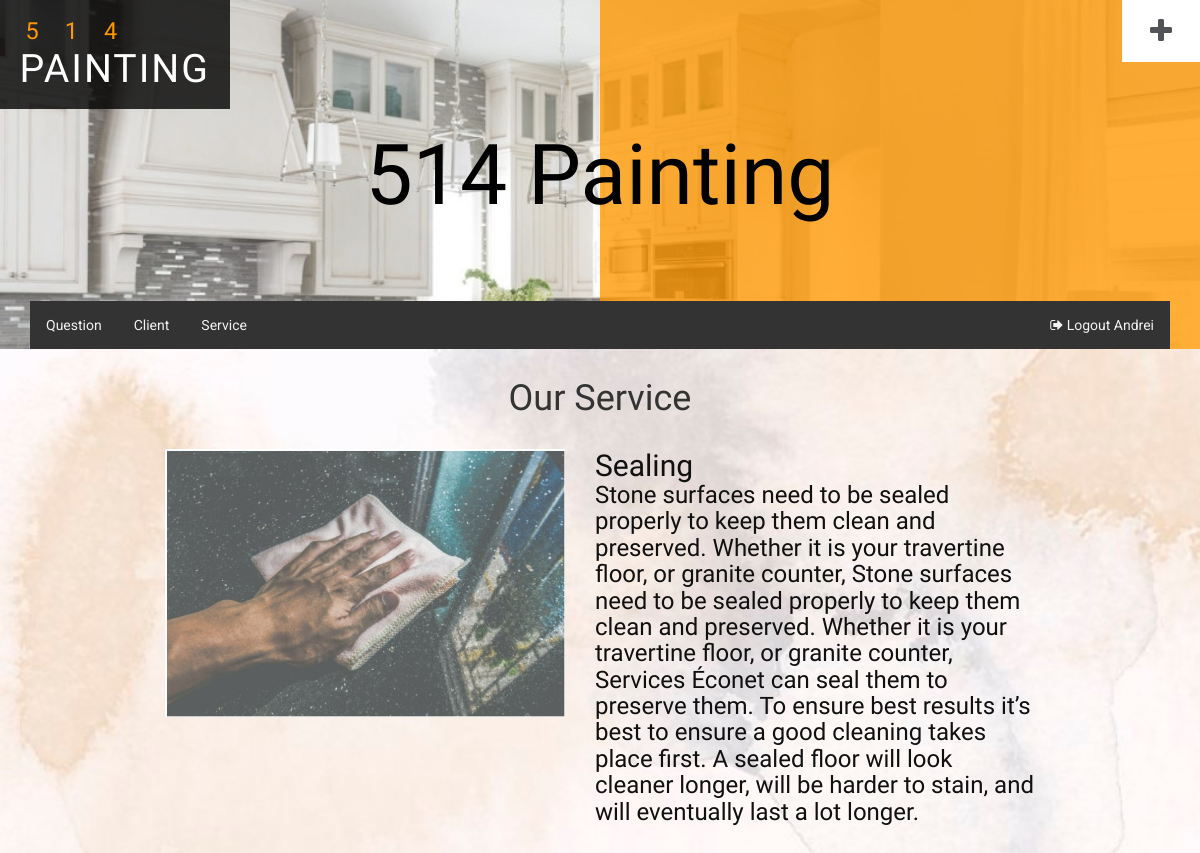
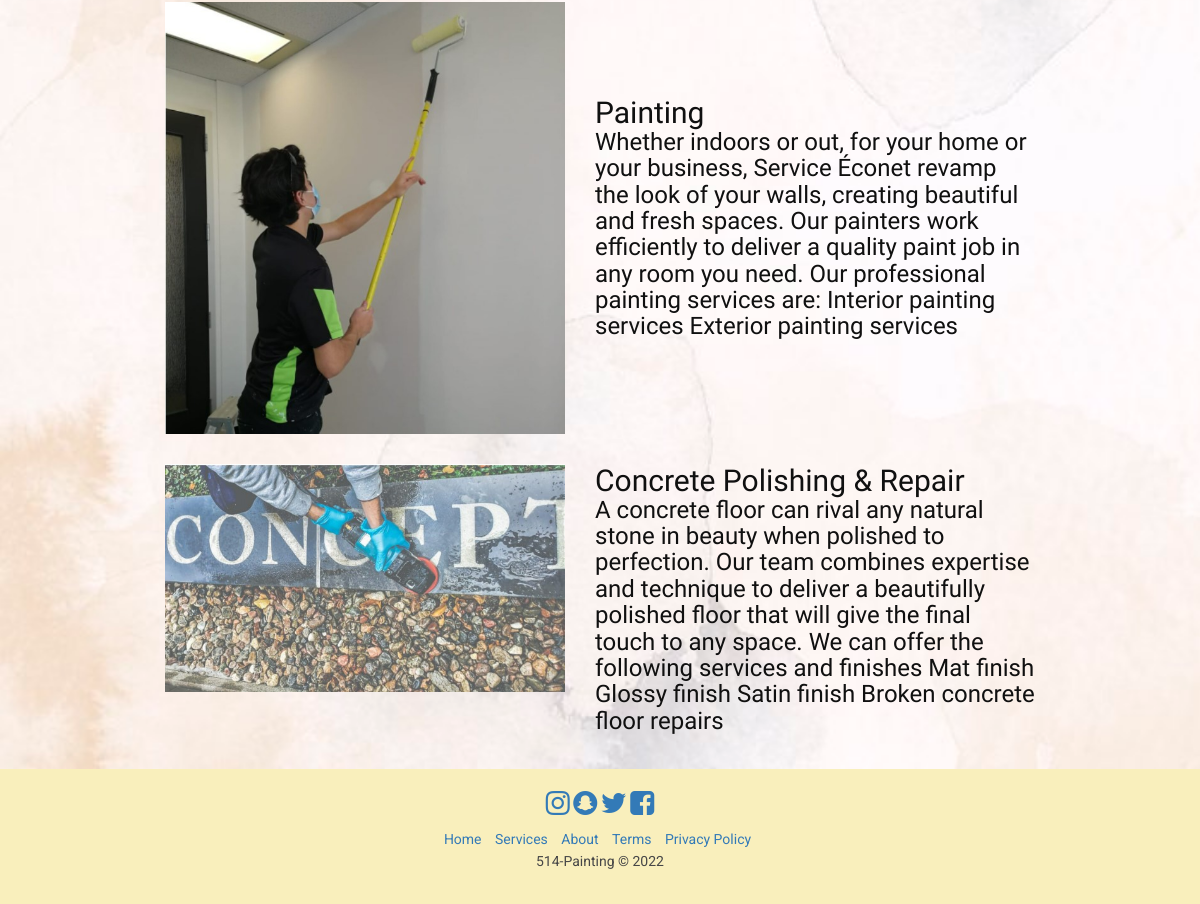
The app's page /AboutUs (signed in) with its own data (2 pictures, top to bottom).
### tables this page shows
CREATE TABLE `service` (
  `service_id` int(11) NOT NULL,
  `service_name` varchar(255) NOT NULL,
  `service_description` varchar(500) NOT NULL,
  `service_image` varchar(255) NOT NULL
);

### app/controllers/AboutUs.php (called while the page is built)
<?php
class AboutUs extends Controller {
    public function __construct()
    {
        $this->serviceModel = $this->model('serviceModel');
    }
    public function index() {
        $services = $this->serviceModel->getServices();
        $data = [
            "services" => $services
        ];
        return $this->view('AboutUs/index', $data);
    }
}

### app/core/app.php (called while the page is built, shortened)
<?php
    class App{
        protected $currentMethod = 'index';
        public function __construct()
        {
            $url = $this->parseURL();
            if(file_exists('../app/controllers/'.$url[0].'.php')){
                unset($url[0]);
            }
            $this->currentController = new $this->currentController;
            $this->params = $url ? array_values($url) : [];
            call_user_func_array([$this->currentController, $this->currentMethod], $this->params);
        }
        public function parseURL(){
            if(isset($_GET['url'])){
                $url = rtrim($_GET['url'], '/');
                $url = filter_var($url, FILTER_SANITIZE_URL);
                $url = explode('/',$url);
                return $url;
            }
        }
    }

### public/index.php (called while the page is built, shortened)
<?php
    $init = new App;
?>

### app/core/Model.php (called while the page is built, shortened)
<?php
class Model
{
    private $host = DB_HOST;
    private $user = DB_USER;
    private $pass = DB_PASS;
    private $dbname = DB_NAME;
    private $dbh;
    private $stmt;
    public function __construct()
    {
        $dsn = 'mysql:host=' . $this->host . ';dbname=' . $this->dbname;
        $options = array(
            PDO::ATTR_PERSISTENT => true,
            PDO::ATTR_ERRMODE => PDO::ERRMODE_EXCEPTION
        );
        try {
            $this->dbh = new PDO($dsn, $this->user, $this->pass, $options);
        } catch (PDOException $e) {
            $this->error = $e->getMessage();
            echo $this->error;
        }
    }
    public function query($sql)
    {
        $this->stmt = $this->dbh->prepare($sql);
    }
    public function execute()
    {
        return $this->stmt->execute();
    }
    public function getResultSet(){
        $this->execute();
        return $this->stmt->fetchAll(PDO::FETCH_OBJ);
    }
}

### app/models/serviceModel.php (called while the page is built, shortened)
<?php
    class serviceModel{
        public function __construct(){
            $this->db = new Model;
        }
        public function getServices(){
            $this->db->query("SELECT * FROM service");
            return $this->db->getResultSet();
        }
    }
?>

### app/views/AboutUs/index.php (the view)
<?php include APPROOT . '/views/includes/header.php'; ?>
<div class="" style="min-height: 100vh;background: url('<?php echo URLROOT; ?>/images/aboutus.jpg'); no-repeat center; background-size: cover;">
    <h1 style="margin-bottom: 15px;padding-top: 30px;text-align: center;">Our Service</h1>
    <div class="table-responsive" style=" margin: auto 15rem;">
        <table class="table">
            <?php
            foreach ($data["services"] as $service) {
                echo "<tr>";
                echo '<td>
                        <img src="' . URLROOT . '/public/images/' . $service->service_image . '" style="width: 400px; height:auto;"
                    </td>';
                echo "<td style='color: #101010; vertical-align: middle;'> <h2>$service->service_name </h2> <h3 style='color: #101010;'>$service->service_description </h3></td>";
                echo "</tr>";
            }
            ?>
        </table>
    </div>
</div>
<?php include APPROOT . '/views/includes/footer.php'; ?>

### public/css/style.css (style rules this page uses)
body { margin: 0; font-family: 'Roboto', sans-serif; background: #fff; }
h1, h2, h3, h4, h5, h6 { margin: 0; font-family: 'Redressed', cursive; }
.table td, .table>tbody>tr>td, .table>tbody>tr>th, .table>tfoot>tr>td, .table>tfoot>tr>th, .table>thead>tr>td, .table>thead>tr>th { padding: 15px!important; }
.table>thead>tr>th, .table>tbody>tr>th, .table>tfoot>tr>th, .table>thead>tr>td, .table>tbody>tr>td, .table>tfoot>tr>td { font-size: 0.9em; color: #999; border-top: none !important; }

### records on screen
service: service_image (picture), service_name "Sealing", service_description "Stone surfaces need to be sealed properly to keep them clean and preserved. Whether it is your travertine floor, or granite counter, Stone surfaces need to be sealed properly to keep them clean and preserved. Whether it is your travertine floor, or granite counter, Services Éconet can seal them to preserve them. To ensure best results it’s best to ensure a good cleaning takes place first. A sealed floor will look cleaner longer, will be harder to stain, and will eventually last a lot longer."
service: service_image (picture), service_name "Painting", service_description "Whether indoors or out, for your home or your business, Service Éconet revamp the look of your walls, creating beautiful and fresh spaces. Our painters work efficiently to deliver a quality paint job in any room you need. Our professional painting services are: Interior painting services Exterior painting services"
service: service_image (picture), service_name "Concrete Polishing & Repair", service_description "A concrete floor can rival any natural stone in beauty when polished to perfection. Our team combines expertise and technique to deliver a beautifully polished floor that will give the final touch to any space. We can offer the following services and finishes Mat finish Glossy finish Satin finish Broken concrete floor repairs"

### other values on screen
$_SESSION['user_username'] "Andrei"
